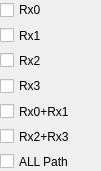
        <widget class="QWidget" name="rx_path">
         <property name="geometry">
          <rect>
           <x>0</x>
           <y>0</y>
           <width>101</width>
           <height>171</height>
          </rect>
         </property>
         <attribute name="label">
          <string>Rx Path</string>
         </attribute>
         <widget class="QWidget" name="layoutWidget_13">
          <property name="geometry">
           <rect>
            <x>0</x>
            <y>0</y>
            <width>101</width>
            <height>171</height>
           </rect>
          </property>
          <layout class="QVBoxLayout" name="verticalLayout_13">
           <item>
            <widget class="QCheckBox" name="rx0">
             <property name="text">
              <string>Rx0</string>
             </property>
            </widget>
           </item>
           <item>
            <widget class="QCheckBox" name="rx1">
             <property name="text">
              <string>Rx1</string>
             </property>
            </widget>
           </item>
           <item>
            <widget class="QCheckBox" name="rx2">
             <property name="text">
              <string>Rx2</string>
             </property>
            </widget>
           </item>
           <item>
            <widget class="QCheckBox" name="rx3">
             <property name="text">
              <string>Rx3</string>
             </property>
            </widget>
           </item>
           <item>
            <widget class="QCheckBox" name="rx0_rx1">
             <property name="text">
              <string>Rx0+Rx1</string>
             </property>
            </widget>
           </item>
           <item>
            <widget class="QCheckBox" name="rx2_rx3">
             <property name="text">
              <string>Rx2+Rx3</string>
             </property>
            </widget>
           </item>
           <item>
            <widget class="QCheckBox" name="rx_all_path">
             <property name="text">
              <string>ALL Path</string>
             </property>
            </widget>
           </item>
          </layout>
         </widget>
        </widget>
